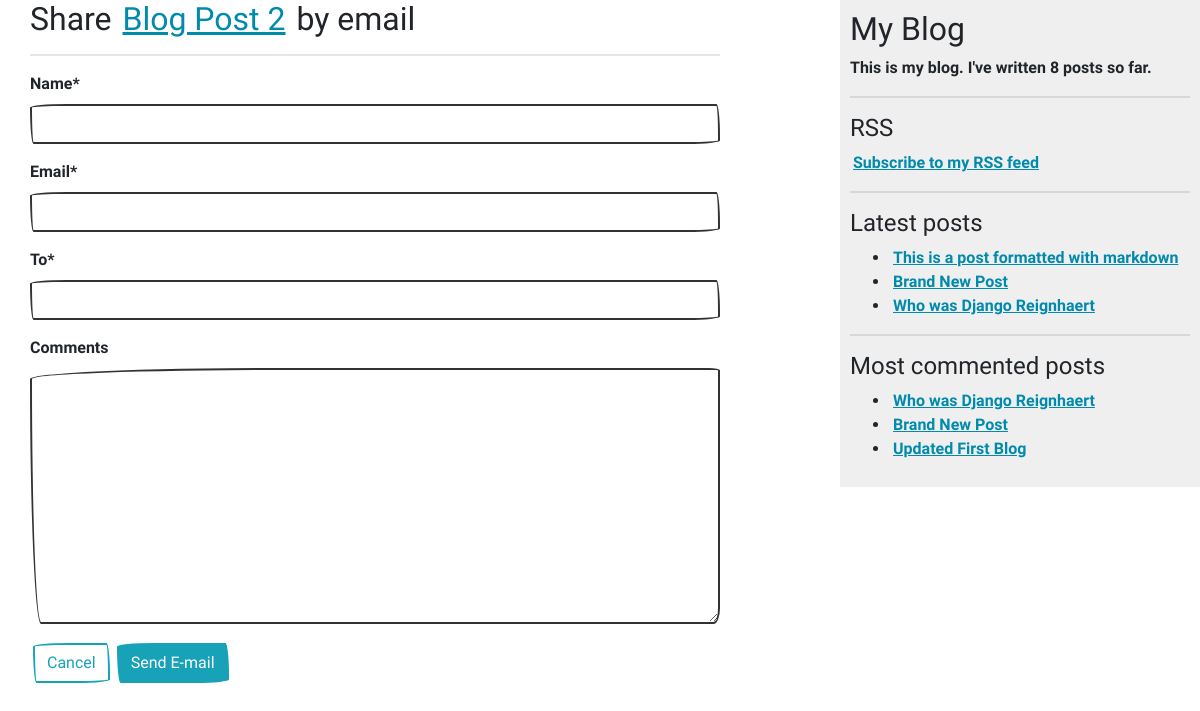
/blog/5/share/, run on the app's committed database.
### blog/models.py (models this page shows, shortened)
class Post(models.Model):
    STATUS_CHOICES = (
        ('draft', 'Draft'),
        ('published', 'Published')
    )
    title = models.CharField(max_length=250)
    slug = models.SlugField(max_length=250, unique_for_date='publish')
    author = models.ForeignKey(User, on_delete=models.CASCADE, related_name='blog_posts')
    body = models.TextField()
    publish = models.DateTimeField(default=timezone.now)
    created = models.DateTimeField(auto_now_add=True)
    updated = models.DateTimeField(auto_now=True)
    status = models.CharField(max_length=10,
                            choices=STATUS_CHOICES,
                            default='draft')
    tags = TaggableManager()
    class Meta:
        ordering = ('-publish', ) # append ',' to tell Python it's a tuple.
    def get_absolute_url(self):
        return reverse('blog:post_detail',
                        args=[self.publish.year,
                                self.publish.month,
                                self.publish.day, self.slug])
    objects = models.Manager()
    published = PublishedManager()

### blog/views.py (the view)
# urls.py: path('<int:post_id>/share/', views.post_share, name='post_share'),
def post_share(request, post_id):
    post = get_object_or_404(Post, id=post_id, status='published')
    sent = False
    if request.method == 'POST':
        form = EmailPostForm(request.POST)
        if form.is_valid():
            cd = form.cleaned_data
            post_url = request.build_absolute_uri(post.get_absolute_url())
            subject = f'{cd["name"]} recommends you to read {post.title}'
            message = f'Read {post.title} at {post_url} \n {cd["name"]}\s comments: \n {cd["comments"]}'
            messages.success(request, 'Successfully sent')
            sent = send_mail(subject, message, 'admin@myblog.com', [cd["to"]])
            if sent:
                form = EmailPostForm()
    else:
        form = EmailPostForm()
    return render(request, 'blog/post/share.html', {'post': post, 'form': form, 'sent': sent})

### blog/forms.py
class EmailPostForm(forms.Form):
    name = forms.CharField(max_length=25)
    email = forms.EmailField()
    to = forms.EmailField()
    comments = forms.CharField(required=False, widget=forms.Textarea)

### blog/models.py (called while the page is built)
    def get_queryset(self):
        return super(PublishedManager, self).get_queryset()\
                                            .filter(status='published')

### blog/templatetags/blog_tags.py (called while the page is built)
@register.simple_tag
def total_posts():
    return Post.published.count()

@register.inclusion_tag('blog/post/latest_posts.html')
def show_latest_posts(count=5):
    latest_posts = Post.published.order_by('-publish')[:count]
    return {'latest_posts': latest_posts}

@register.simple_tag
def get_most_commented_posts(count=5):
    return Post.published.annotate(total_comments=Count('comments')).order_by('-total_comments')[:count]

### blog/templates/blog/post/share.html (shortened to what this page needs)
{% extends 'blog/base.html' %}
{% load crispy_forms_tags %}
{% block content %}
    <h2>
        Share <a href="{{ post.get_absolute_url }}">{{ post.title }}</a> by email
    </h2>
    <hr>
    <form method="POST">
        {{ form|crispy }}
        <a href="{% url 'blog:post_list' %}" class="btn btn-outline-info">Cancel</a>
        <button type="submit" class="btn btn-info"> Send E-mail </button>
    </form>
{% endblock %}

### blog/templates/blog/base.html (shortened to what this page needs)
{% load blog_tags %}
{% load static %}
<!DOCTYPE html>
<html lang="en">
<head>
    <link rel="stylesheet" href="{% static 'blog/css/bootstrap-united.min.css' %}">
    <link rel="stylesheet" href="{% static 'blog/css/bootstrap-sketchy.min.css' %}">
    <link rel="stylesheet" href="{% static 'blog/css/main.css' %}">
</head>
<body>
    <div id="content">
        {% block content %}
        {% endblock %}
    </div>
    <div id="sidebar">
        <h2>My Blog</h2>
        <p>This is my blog. I've written {% total_posts %} posts so far.</p>
        <hr>
        <h4>RSS</h4>
        <p><a href="{% url 'blog:post_feed' %}">
            Subscribe to my RSS feed
        </a></p>
        <hr>
        <h4>Latest posts</h4>
        {% show_latest_posts 3 %}
        <hr>
        <h4>Most commented posts</h4>
        {% get_most_commented_posts 3 as most_commented_posts %}
        <ul>
            {% for post in most_commented_posts %}
                <li>
                    <a href="{{ post.get_absolute_url}}"> {{ post.title }} </a>
                </li>
            {% endfor %}
        </ul>
    </div>
</body>
</html>

### blog/templates/blog/post/latest_posts.html
<ul>
    {% for post in latest_posts %}
        <li>
            <a href="{{ post.get_absolute_url }}">{{ post.title }}</a>
        </li>
    {% endfor %}
</ul>

### blog/static/blog/css/main.css (style rules this page uses)
a { color: #008aab; margin: 3px; }
#content { float:left; width:60%; padding:0 0 0 30px; }
#sidebar { float:right; width:30%; padding:10px; background:#efefef; height:100%; }

### data on the page
Post: title "Blog Post 2"
Post: title "This is a post formatted with markdown"
Post: title "Brand New Post"
Post: title "Who was Django Reignhaert"
Post: title "Updated First Blog"
